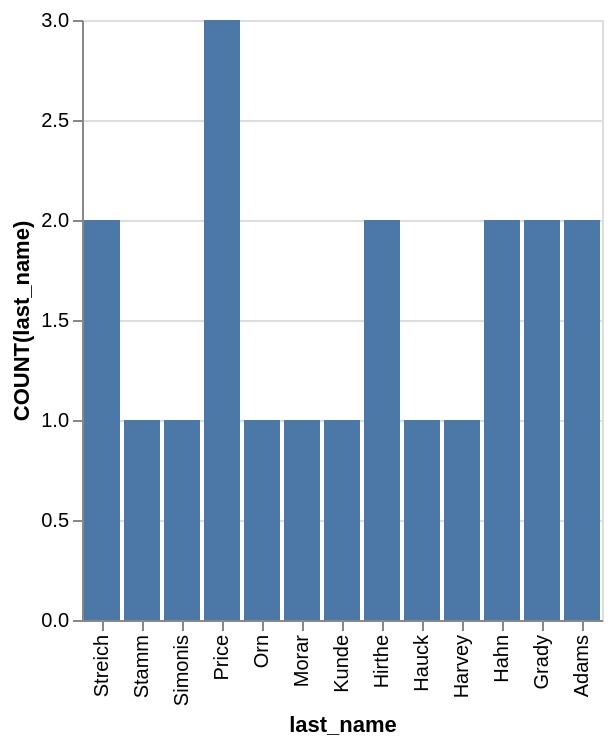

Write a Vega-Lite specification for this figure.
### Vega-Lite specification from a JSON file in a GitHub repository (floating-point values rounded to 4 significant figures)
{"data": {"values": [{"x_data": "Streich", "y_data": 2}, {"x_data": "Stamm", "y_data": 1}, {"x_data": "Simonis", "y_data": 1}, {"x_data": "Price", "y_data": 3}, {"x_data": "Orn", "y_data": 1}, {"x_data": "Morar", "y_data": 1}, {"x_data": "Kunde", "y_data": 1}, {"x_data": "Hirthe", "y_data": 2}, {"x_data": "Hauck", "y_data": 1}, {"x_data": "Harvey", "y_data": 1}, {"x_data": "Hahn", "y_data": 2}, {"x_data": "Grady", "y_data": 2}, {"x_data": "Adams", "y_data": 2}]}, "mark": "bar", "encoding": {"x": {"field": "x_data", "type": "nominal", "title": "last_name", "sort": "descending"}, "y": {"field": "y_data", "type": "quantitative", "title": "COUNT(last_name)"}}}
